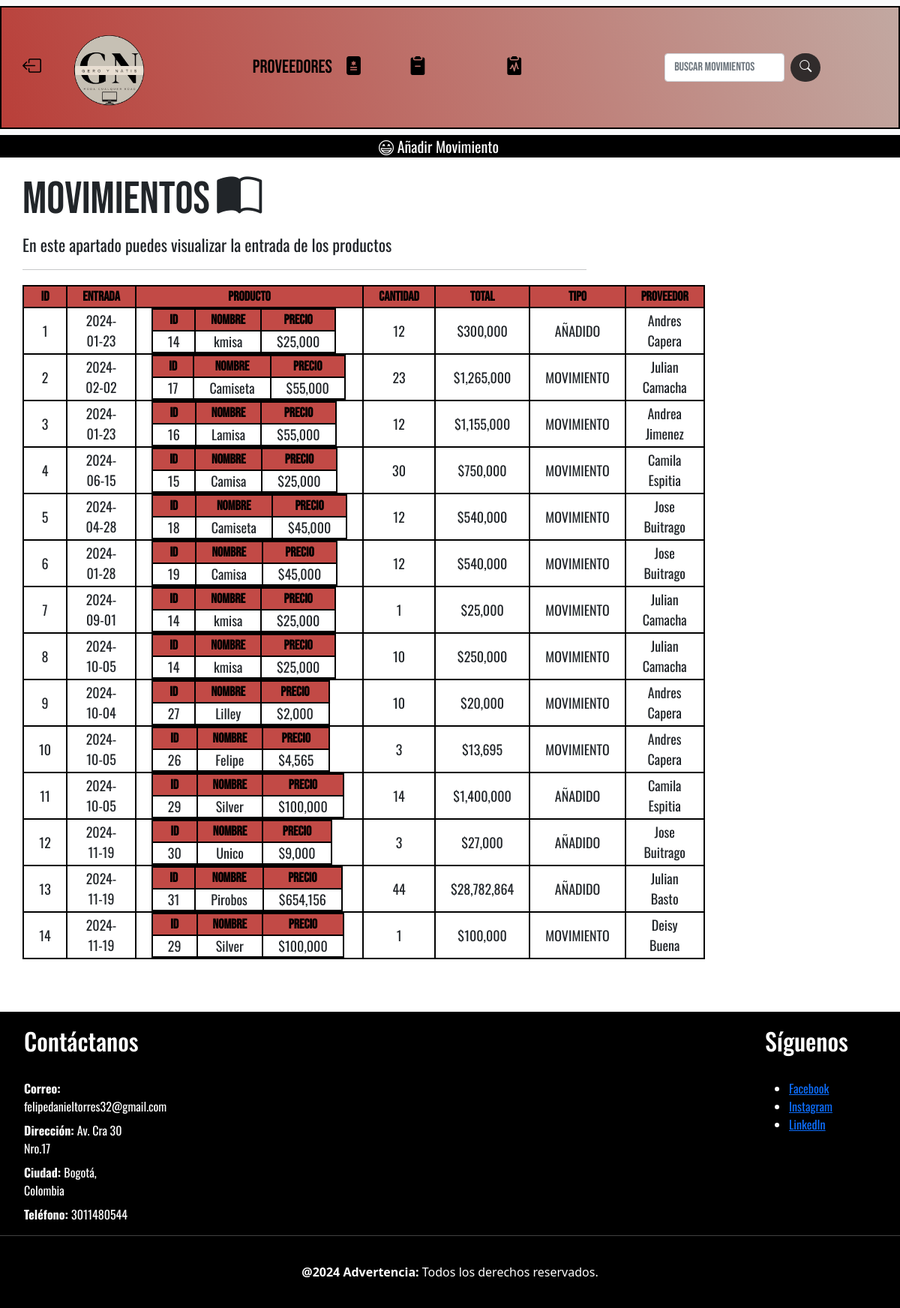
Page /Controlador/controladorMovimiento.php on the committed database.
### tables this page shows
CREATE TABLE `proceso` (
  `idProceso` int(10) NOT NULL COMMENT 'Número identificador de un proceso',
  `entradaproducto` int(10) NOT NULL COMMENT 'Cantidad de productos que llegan a la microempresa',
  `fecha_entrada` date NOT NULL COMMENT 'Fecha de la entrada de un producto',
  `ProductoidProducto` int(10) NOT NULL COMMENT 'Llave foranea que relaciona el id de un producto con un proceso',
  `ProveedoridProveedor` int(10) NOT NULL COMMENT 'Llave foranea que relaciona el id de un proveedor con un proceso',
  `total` int(11) DEFAULT NULL,
  `anadido` int(11) DEFAULT NULL
);

### Controlador/controladorMovimiento.php (called while the page is built, shortened)
<?php
require_once "../Modelo/Movimientos.php";
$movimiento = new Movimientos();
$movimientos = $movimiento->obtenerMovimiento();
$resultado = $movimientos;
include "../Principal/ProveedoresMovimientos.php";

### Modelo/Conexion.php (called while the page is built)
<?php
function Conectarse(){
    $Conexion = mysqli_connect("localhost","root","","geroynatis");
    return $Conexion;
}
?>

### Modelo/Movimientos.php (called while the page is built, shortened)
<?php
include '../Modelo/Conexion.php';
class Movimientos
{
    private $Conexion;
    public function __construct($idproceso = null, $entradaproducto = null, $fechaentrada = null, $ProductoidProducto = null, $ProveedoridProveedor = null, $total = null, $anadido = null, $Conexion = null)
    {
        $this->Conexion = Conectarse();
    }
    public function obtenerMovimiento()
    {
        $sql = "SELECT `idProceso`, `entradaproducto`, `fecha_entrada`,`ProductoidProducto`, total, (SELECT nombreproducto FROM producto WHERE proceso.ProductoidProducto = producto.idProducto) AS producto,(SELECT tiposestados FROM estados WHERE estados.idestado = anadido) AS anadido, (SELECT precio FROM producto WHERE proceso.ProductoidProducto = producto.idProducto) AS precio, (SELECT `nombreproveedor` FROM proveedor WHERE proceso.ProveedoridProveedor = proveedor.idProveedor) AS proveedor FROM `proceso`;
";
        $resultado = $this->Conexion->query($sql);
        return $resultado;
    }
}

### Principal/ProveedoresMovimientos.php (the view, shortened to what this page needs)
<!doctype html>
<html lang="en">
<head>
  <link rel="stylesheet" href="../Principal/Geroyn.css">
  <link rel="stylesheet" href="https://cdn.jsdelivr.net/npm/bootstrap-icons@1.11.3/font/bootstrap-icons.min.css">
  <link href="https://cdn.jsdelivr.net/npm/bootstrap@5.0.2/dist/css/bootstrap.min.css" rel="stylesheet">
</head>
<body>
  <header>
    <nav class="navbar navbar-expand-lg navbar-light bg-light">
      <div class="container-fluid">
        <a class="nav-link" style="color: black;" href="../Controlador/controladorProveedores.php"><i class="bi bi-box-arrow-left"></i></a>
        <a class="navbar-brand" href="#">
          <img src="../Imagenes/Gero_y_Natis Logo.png" alt="" width="150" height="150">
        </a>
        <div class="collapse navbar-collapse justify-content-center" id="navbarSupportedContent">
          <ul class="navbar-nav mb-2 mb-lg-0">
            <li class="nav-item">
              <a class="nav-link disabled" href="./Proveedores.html" tabindex="-1" aria-disabled="true">Proveedores</a>
            </li>
            <li class="nav-item">
              <a class="nav-link" href="../Controlador/controladorInventario.php"><i class="bi bi-file-medical-fill"></i><span>Inicio</span></a>
            </li>
            <li class="nav-item">
              <a class="nav-link" href="../Controlador/controladorInventario2.php"><i class="bi bi-clipboard2-minus-fill"></i><span>Inventario</span></a>
            </li>
            <li class="nav-item">
              <a class="nav-link" href="../Controlador/controladorVentas.php"><i class="bi bi-clipboard2-pulse-fill"></i><span>Registro de ventas</span></a>
            </li>
          </ul>
          <form class="d-flex ms-lg-4">
            <input class="form-control me-2" type="search" placeholder="Buscar Movimientos" aria-label="Search">
            <button style="color: white; background: rgb(49, 44, 44); border: black; border-radius: 50px;" class="btn btn-outline-success" type="submit"><i class="bi bi-search"></i></button>
          </form>
        </div>
      </div>
    </nav>
    <nav class="acciones">
      <a class="aña" href="../Principal/ProveedoresMAñadir.php"><span><i class="bi bi-emoji-grin"></i> Añadir Movimiento</span></a>
    </nav>
  </header>
  <div class="container" style="padding: 0 0 50px 0; font-family: Oswald, sans-serif;">
    <div class="row">
      <div class="col-md-8">
        <h2 style="font-family: Bebas Neue, sans-serif; padding: 20px 0 0 0; font-size: 60px;">Movimientos <i class="bi bi-book-half"></i></h2>
        <p style="font-family: Oswald, sans-serif; font-size: 22px;">En este apartado puedes visualizar la entrada de los productos</p>
        <hr>
        <div class="col-md-12">
          <table class="edit table table-responsive">
            <thead>
              <tr>
                <th>ID</th>
                <th>Entrada</th>
                <th>Producto</th>
                <th>Cantidad</th>
                <th>Total</th>
                <th>Tipo</th>
                <th>Proveedor</th>
              </tr>
            </thead>
            <tbody>
              <?php
              while ($row = mysqli_fetch_assoc($resultado)) {
                echo '<tr>
                  <td>' . ($row['idProceso']) . '</td>
                  <td>' . ($row['fecha_entrada']) . '</td>
                  <td>
                    <table>
                      <thead>
                        <th>ID</th>
                        <th>Nombre</th>
                        <th>Precio</th>
                      </thead>
                      <tbody>
                        <td>' . ($row['ProductoidProducto']) . '</td>
                        <td>' . ($row['producto']) . '</td>
                        <td>$' . number_format($row['precio']) . '</td>
                      </tbody>
                    </table>
                  </td>
                  <td>' . ($row['entradaproducto']) . '</td>
                  <td>$' .number_format ($row['total']) . '</td>
                  <td>' . ($row['anadido']) . '</td>
                  <td>' . ($row['proveedor']) . '</td>
                </tr>';
              }
              ?>
            </tbody>
          </table>
        </div>
      </div>
    </div>
  </div>
  <div class="pie">
    <div class="row">
      <div class="col-md-8 col-lg-2 colForm1">
        <ul>
          <dd>
            <h2>Contáctanos</h2>
          </dd>
          <br>
          <dd><strong>Correo: </strong>felipedanieltorres32@gmail.com</dd>
          <dd><strong>Dirección: </strong> Av. Cra 30 Nro.17</dd>
          <dd><strong>Ciudad: </strong>Bogotá, Colombia</dd>
          <dd><strong>Teléfono: </strong>3011480544</dd>
        </ul>
      </div>
      <div class="col-md-8 col-lg-2 social-links">
        <h2>Síguenos</h2>
        <br>
        <ul>
          <li><a href="https://www.facebook.com" target="_blank">Facebook</a></li>
          <li><a href="https://www.instagram.com" target="_blank">Instagram</a></li>
          <li><a href="https://www.linkedin.com" target="_blank">LinkedIn</a></li>
        </ul>
      </div>
      <hr style="color: white;">
      <div class="derechos">
        <p><strong>@2024</strong> <strong>Advertencia: </strong>Todos los derechos reservados.</p>
      </div>
    </div>
  </div>
</body>
</html>

### Principal/Geroyn.css (style rules this page uses)
.container-fluid { background: linear-gradient(70deg, #b93f39, #c2a8a1); font-family: "Bebas Neue", sans-serif; font-size: 25px; justify-content: center !important; border: 2px solid black; }
.navbar-nav .nav-link { color: #000 !important; }
.navbar-brand { color: #707070 !important; }
.pie { background: black; }
.pie p { padding: 20px; text-align: center !; color: white; }
.row { justify-content: space-between; align-items: flex-start; }
.colForm1 { color: white; padding: 20px 0 0 0; font-family: "Oswald", sans-serif; }
.social-links { color: white; padding: 20px 0 0 0; font-family: "Oswald", sans-serif; }
.derechos { text-align: center; }
.acciones { font-family: "Oswald", sans-serif; background-color: black; max-width: 100%; display: flex; justify-content: center; align-items: center; }
.aña, .edi, .tus { text-decoration: none; color: white; padding: 0 30px 0 0; font-size: 20px; }
table.edit { width: 100%; border-collapse: collapse; margin: 20px 0; font-size: 18px; text-align: center; overflow-x: auto; }
table.edit th, table.edit td { padding: 0 20px 0 20px; border: 2px solid #000000; }
table.edit thead th { background: #c24a46; font-family: "Bebas Neue", sans-serif; color: black; }
table.edit tbody td { vertical-align: middle; font-family: "Oswald", sans-serif; }

### rows in the picture
proceso: idProceso "1", fecha_entrada "2024-01-23", ProductoidProducto "14", producto "kmisa", precio "25,000", entradaproducto "12", total "300,000", anadido "AÑADIDO", proveedor "Andres Capera"
proceso: idProceso "2", fecha_entrada "2024-02-02", ProductoidProducto "17", producto "Camiseta", precio "55,000", entradaproducto "23", total "1,265,000", anadido "MOVIMIENTO", proveedor "Julian Camacha"
proceso: idProceso "3", fecha_entrada "2024-01-23", ProductoidProducto "16", producto "Lamisa", precio "55,000", entradaproducto "12", total "1,155,000", anadido "MOVIMIENTO", proveedor "Andrea Jimenez"
proceso: idProceso "4", fecha_entrada "2024-06-15", ProductoidProducto "15", producto "Camisa", precio "25,000", entradaproducto "30", total "750,000", anadido "MOVIMIENTO", proveedor "Camila Espitia"
proceso: idProceso "5", fecha_entrada "2024-04-28", ProductoidProducto "18", producto "Camiseta", precio "45,000", entradaproducto "12", total "540,000", anadido "MOVIMIENTO", proveedor "Jose Buitrago"
proceso: idProceso "6", fecha_entrada "2024-01-28", ProductoidProducto "19", producto "Camisa", precio "45,000", entradaproducto "12", total "540,000", anadido "MOVIMIENTO", proveedor "Jose Buitrago"
proceso: idProceso "7", fecha_entrada "2024-09-01", ProductoidProducto "14", producto "kmisa", precio "25,000", entradaproducto "1", total "25,000", anadido "MOVIMIENTO", proveedor "Julian Camacha"
proceso: idProceso "8", fecha_entrada "2024-10-05", ProductoidProducto "14", producto "kmisa", precio "25,000", entradaproducto "10", total "250,000", anadido "MOVIMIENTO", proveedor "Julian Camacha"
proceso: idProceso "9", fecha_entrada "2024-10-04", ProductoidProducto "27", producto "Lilley", precio "2,000", entradaproducto "10", total "20,000", anadido "MOVIMIENTO", proveedor "Andres Capera"
proceso: idProceso "10", fecha_entrada "2024-10-05", ProductoidProducto "26", producto "Felipe", precio "4,565", entradaproducto "3", total "13,695", anadido "MOVIMIENTO", proveedor "Andres Capera"
proceso: idProceso "11", fecha_entrada "2024-10-05", ProductoidProducto "29", producto "Silver", precio "100,000", entradaproducto "14", total "1,400,000", anadido "AÑADIDO", proveedor "Camila Espitia"
proceso: idProceso "12", fecha_entrada "2024-11-19", ProductoidProducto "30", producto "Unico", precio "9,000", entradaproducto "3", total "27,000", anadido "AÑADIDO", proveedor "Jose Buitrago"
proceso: idProceso "13", fecha_entrada "2024-11-19", ProductoidProducto "31", producto "Pirobos", precio "654,156", entradaproducto "44", total "28,782,864", anadido "AÑADIDO", proveedor "Julian Basto"
proceso: idProceso "14", fecha_entrada "2024-11-19", ProductoidProducto "29", producto "Silver", precio "100,000", entradaproducto "1", total "100,000", anadido "MOVIMIENTO", proveedor "Deisy Buena"
